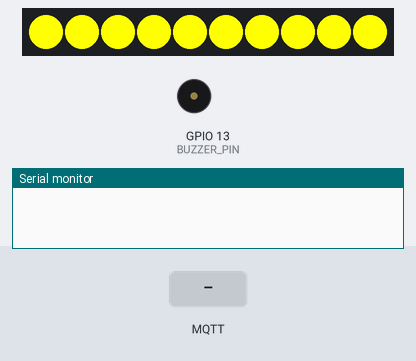
Bench run of a sketch on a simulated ESP32. Shown: 10 RGB LEDs in strip order, left to right, buzzer (waves = sounding), the last lines printed to the serial monitor. The test bench sets the inputs (shaded band). WiFi joins after 1.5 s; servers stay silent unless stated; no MQTT or app messages arrive unless stated.

Above: at 1.6 s.
2.9 s: MQTT message "ON" arrives on the first subscribed topic
At 3.2 s:
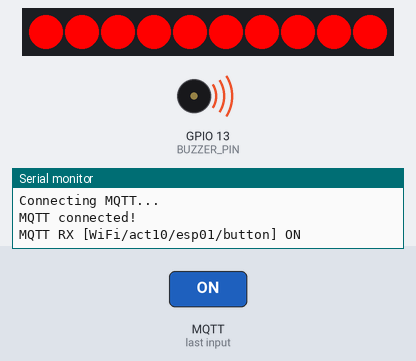
At 5.2 s:
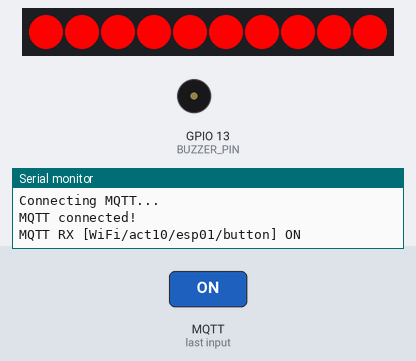
5.5 s: MQTT message "OFF" arrives on the first subscribed topic
At 6.4 s:
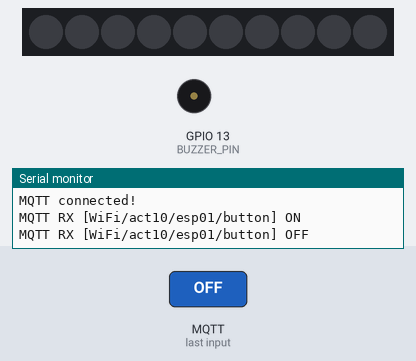
Timing chart, 0 to 8.5 s (numbered marks = the images above; inputs shaded):
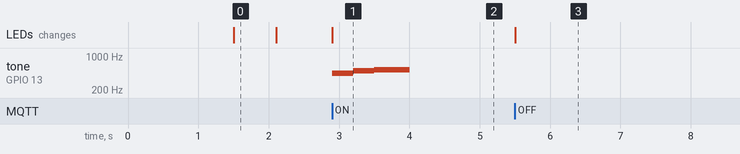

Measured:
- after the input at 2.9 s, tone on GPIO 13 (BUZZER_PIN): silent → 440 Hz at once, → 494 Hz 0.30 s later, → 523 Hz 0.30 s later, → silent 0.50 s later; the LEDs: change at once (image 1)
- after the input at 5.5 s, the LEDs: change at once (image 3)
- what the display in image 0 shows lasts 0.6 s, from 1.5 s to 2.1 s

The sketch:

Act10-MQTT-Command-Center.ino
```cpp
#include <WiFi.h>
#include <PubSubClient.h>
#include <Adafruit_NeoPixel.h>

// ------------------------
// NeoPixel configuration
// ------------------------
#define LED_PIN    14          // Pin connected to NeoPixel strip
#define NUM_LEDS   10          // Number of LEDs in the strip
Adafruit_NeoPixel strip(NUM_LEDS, LED_PIN, NEO_GRB + NEO_KHZ800);

// ------------------------
// Buzzer pin
// ------------------------
#define BUZZER_PIN 13          // Passive buzzer pin

// ------------------------
// WiFi + MQTT configuration
// ------------------------
const char* ssid     = "WIFI";
const char* password = "PASS1234";
const char* mqtt_server = "innovph.com";
const int   mqtt_port   = 1883;
const char* mqtt_user   = "mqtt";
const char* mqtt_pass   = "ICPHmqtt!";

// ------------------------
// Device ID (configurable)
// ------------------------
const char* deviceId = "esp01";

// ------------------------
// MQTT client setup
// ------------------------
WiFiClient espClient;
PubSubClient mqtt(espClient);
char buttonTopic[64];       // MQTT topic for the button

// ------------------------
// NeoPixel state
// ------------------------
bool stripOn = false;        // State of the main NeoPixel strip

// ------------------------
// Timing variables (millis-based, non-blocking)
// ------------------------
unsigned long previousFlashMillis = 0;   // Tracks time for status LED flashes
unsigned long previousMQTTMillis = 0;    // Tracks MQTT reconnect attempts
const int flashDuration = 300;           // Duration of RGB status flash in ms
bool flashActive = false;                // Whether a status flash is active

// ------------------------
// Empire tune variables
// ------------------------
int melody[] = { 440, 494, 523, 440 };   // Frequencies in Hz
int duration[] = { 300, 300, 300, 500 }; // Duration per note in ms
int melodyIndex = 0;
bool playingTune = false;

// ------------------------
// Function declarations
// ------------------------
void connectMQTT();
void setStripOnOff(bool on);
void updateRGBStatus();
void playEmpireTuneNonBlocking();

// ------------------------
// Setup function
// ------------------------
void setup() {
  Serial.begin(115200);

  // Initialize NeoPixel strip
  strip.begin();
  strip.show(); // Turn off all LEDs initially

  // Initialize buzzer
  pinMode(BUZZER_PIN, OUTPUT);
  noTone(BUZZER_PIN);

  // Start WiFi connection
  WiFi.begin(ssid, password);

  // Configure MQTT
  mqtt.setServer(mqtt_server, mqtt_port);

  // Prepare MQTT topic for button
  snprintf(buttonTopic, sizeof(buttonTopic), "WiFi/act10/%s/button", deviceId);

  // Set MQTT message callback
  mqtt.setCallback([](char* topic, byte* payload, unsigned int length) {
    payload[length] = '\0'; // null-terminate payload
    String msg = String((char*)payload);
    msg.trim();

    Serial.print("MQTT RX ["); Serial.print(topic); Serial.print("] "); Serial.println(msg);

    // Control NeoPixel strip and play tune
    if (msg.equalsIgnoreCase("ON")) {
      setStripOnOff(true);
      playingTune = true;   // Start tune playback in loop
      melodyIndex = 0;
    } else if (msg.equalsIgnoreCase("OFF")) {
      setStripOnOff(false);
    }
  });
}

// ------------------------
// Main loop function
// ------------------------
void loop() {
  unsigned long currentMillis = millis();

  // Handle WiFi + MQTT status flashes (only when not connected fully)
  updateRGBStatus();

  // Check WiFi connection
  if (WiFi.status() != WL_CONNECTED) {
    // Attempt reconnect every 2 seconds
    if (currentMillis - previousMQTTMillis >= 2000) {
      Serial.println("Connecting WiFi...");
      WiFi.begin(ssid, password);
      previousMQTTMillis = currentMillis;
    }
  }

  // Check MQTT connection
  if (!mqtt.connected() && WiFi.status() == WL_CONNECTED) {
    // Attempt reconnect every 2 seconds
    if (currentMillis - previousMQTTMillis >= 2000) {
      connectMQTT();
      previousMQTTMillis = currentMillis;
    }
  }

  // Process MQTT messages
  mqtt.loop();

  // Play buzzer tune (non-blocking)
  playEmpireTuneNonBlocking();
}

// ------------------------
// Connect to MQTT broker
// ------------------------
void connectMQTT() {
  Serial.println("Connecting MQTT...");
  if (mqtt.connect(deviceId, mqtt_user, mqtt_pass)) {
    Serial.println("MQTT connected!");
    mqtt.subscribe(buttonTopic);
  } else {
    Serial.print("MQTT failed, rc=");
    Serial.println(mqtt.state());
  }
}

// ------------------------
// Turn NeoPixel strip ON/OFF
// ------------------------
void setStripOnOff(bool on) {
  stripOn = on;
  uint32_t color = on ? strip.Color(255, 0, 0) : 0; // Red if ON, off if OFF
  for (int i = 0; i < NUM_LEDS; i++) strip.setPixelColor(i, color);
  strip.show();
}

// ------------------------
// Handle RGB status flashes
// ------------------------
void updateRGBStatus() {
  unsigned long currentMillis = millis();

  // Only show flashes if strip is OFF (so ON state retains red)
  if (stripOn) return;

  // Turn off LEDs after flashDuration
  if (flashActive && (currentMillis - previousFlashMillis >= flashDuration)) {
    for (int i = 0; i < NUM_LEDS; i++) strip.setPixelColor(i, 0);
    strip.show();
    flashActive = false;
  }

  // Trigger flash only if no flash is active
  if (!flashActive) {
    if (WiFi.status() != WL_CONNECTED) {
      // WiFi connecting → brief blue flash
      for (int i = 0; i < NUM_LEDS; i++) strip.setPixelColor(i, strip.Color(0, 0, 255));
      strip.show();
      flashActive = true;
      previousFlashMillis = currentMillis;
    }
    else if (WiFi.status() == WL_CONNECTED && !mqtt.connected()) {
      // WiFi connected, MQTT not connected → brief yellow flash
      for (int i = 0; i < NUM_LEDS; i++) strip.setPixelColor(i, strip.Color(255, 255, 0));
      strip.show();
      flashActive = true;
      previousFlashMillis = currentMillis;
    }
    // No green flash when fully connected (status is silent)
  }
}

// ------------------------
// Play buzzer tune non-blocking
// ------------------------
void playEmpireTuneNonBlocking() {
  if (!playingTune) return;

  unsigned long currentMillis = millis();
  static unsigned long noteStartMillis = 0;

  if (melodyIndex < 4) {
    // Start next note if duration has passed
    if (currentMillis - noteStartMillis >= duration[melodyIndex]) {
      tone(BUZZER_PIN, melody[melodyIndex]);
      noteStartMillis = currentMillis;
      melodyIndex++;
    }
  } else {
    noTone(BUZZER_PIN);
    playingTune = false;
  }
}
```
